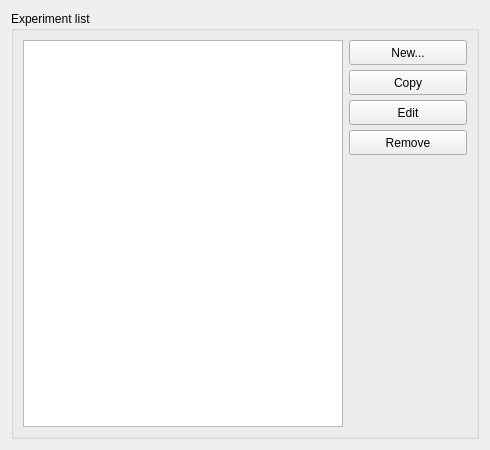
<?xml version="1.0" encoding="UTF-8"?>
<ui version="4.0">
 <class>formExperimentList</class>
 <widget class="QWidget" name="formExperimentList">
  <property name="geometry">
   <rect>
    <x>0</x>
    <y>0</y>
    <width>490</width>
    <height>450</height>
   </rect>
  </property>
  <property name="sizePolicy">
   <sizepolicy hsizetype="Fixed" vsizetype="Fixed">
    <horstretch>0</horstretch>
    <verstretch>0</verstretch>
   </sizepolicy>
  </property>
  <property name="minimumSize">
   <size>
    <width>490</width>
    <height>450</height>
   </size>
  </property>
  <property name="maximumSize">
   <size>
    <width>490</width>
    <height>450</height>
   </size>
  </property>
  <property name="windowTitle">
   <string>Form</string>
  </property>
  <layout class="QVBoxLayout" name="formLayout">
   <item>
    <widget class="QGroupBox" name="gBox">
     <property name="title">
      <string>Experiment list</string>
     </property>
     <layout class="QHBoxLayout" name="hLayout">
      <item>
       <widget class="QTreeView" name="trVwExps">
        <property name="sizePolicy">
         <sizepolicy hsizetype="Minimum" vsizetype="Expanding">
          <horstretch>0</horstretch>
          <verstretch>0</verstretch>
         </sizepolicy>
        </property>
        <property name="minimumSize">
         <size>
          <width>320</width>
          <height>0</height>
         </size>
        </property>
        <property name="horizontalScrollBarPolicy">
         <enum>Qt::ScrollBarAlwaysOff</enum>
        </property>
       </widget>
      </item>
      <item>
       <layout class="QVBoxLayout" name="vLayout">
        <property name="spacing">
         <number>5</number>
        </property>
        <item>
         <widget class="QPushButton" name="btnNew">
          <property name="minimumSize">
           <size>
            <width>80</width>
            <height>25</height>
           </size>
          </property>
          <property name="maximumSize">
           <size>
            <width>16777215</width>
            <height>25</height>
           </size>
          </property>
          <property name="text">
           <string>New...</string>
          </property>
         </widget>
        </item>
        <item>
         <widget class="QPushButton" name="btnCopy">
          <property name="minimumSize">
           <size>
            <width>80</width>
            <height>25</height>
           </size>
          </property>
          <property name="maximumSize">
           <size>
            <width>16777215</width>
            <height>25</height>
           </size>
          </property>
          <property name="text">
           <string>Copy</string>
          </property>
         </widget>
        </item>
        <item>
         <widget class="QPushButton" name="btnEdit">
          <property name="minimumSize">
           <size>
            <width>80</width>
            <height>25</height>
           </size>
          </property>
          <property name="maximumSize">
           <size>
            <width>16777215</width>
            <height>25</height>
           </size>
          </property>
          <property name="text">
           <string>Edit</string>
          </property>
         </widget>
        </item>
        <item>
         <widget class="QPushButton" name="btnRemove">
          <property name="minimumSize">
           <size>
            <width>80</width>
            <height>25</height>
           </size>
          </property>
          <property name="maximumSize">
           <size>
            <width>16777215</width>
            <height>25</height>
           </size>
          </property>
          <property name="text">
           <string>Remove</string>
          </property>
         </widget>
        </item>
        <item>
         <spacer name="vSpacer">
          <property name="orientation">
           <enum>Qt::Vertical</enum>
          </property>
          <property name="sizeHint" stdset="0">
           <size>
            <width>20</width>
            <height>40</height>
           </size>
          </property>
         </spacer>
        </item>
       </layout>
      </item>
     </layout>
    </widget>
   </item>
  </layout>
 </widget>
 <resources/>
 <connections/>
</ui>
